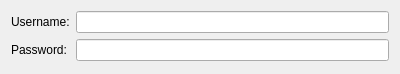
<?xml version="1.0" encoding="UTF-8"?>
<ui version="4.0">
 <class>AimMainOptionsWidget</class>
 <widget class="QWidget" name="AimMainOptionsWidget">
  <property name="geometry">
   <rect>
    <x>0</x>
    <y>0</y>
    <width>400</width>
    <height>74</height>
   </rect>
  </property>
  <property name="sizePolicy">
   <sizepolicy hsizetype="Preferred" vsizetype="Minimum">
    <horstretch>0</horstretch>
    <verstretch>0</verstretch>
   </sizepolicy>
  </property>
  <property name="windowTitle">
   <string>Account Preferences</string>
  </property>
  <layout class="QFormLayout" name="formLayout">
   <property name="sizeConstraint">
    <enum>QLayout::SetMinimumSize</enum>
   </property>
   <item row="0" column="0">
    <widget class="QLabel" name="accountLabel">
     <property name="text">
      <string>Username:</string>
     </property>
    </widget>
   </item>
   <item row="0" column="1">
    <widget class="QLineEdit" name="accountLineEdit">
     <property name="text">
      <string/>
     </property>
     <property name="placeholderText">
      <string/>
     </property>
    </widget>
   </item>
   <item row="1" column="0">
    <widget class="QLabel" name="passwordLabel">
     <property name="text">
      <string>Password:</string>
     </property>
    </widget>
   </item>
   <item row="1" column="1">
    <widget class="QLineEdit" name="passwordLineEdit">
     <property name="echoMode">
      <enum>QLineEdit::Password</enum>
     </property>
    </widget>
   </item>
  </layout>
 </widget>
 <resources/>
 <connections/>
</ui>
